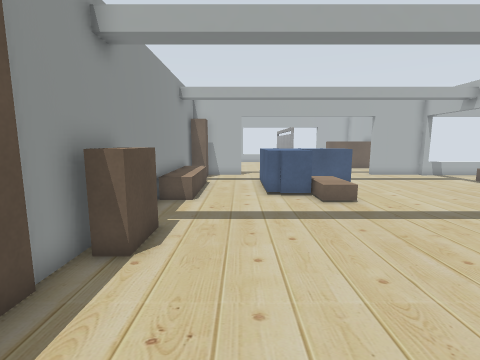
View 1 (above)

18 first-person views from a walk through a Gazebo world. The camera is 1.2 m above the floor, tilts 8° down and sees 85° across. The floor is counted in squares, 0.5 m on a side. Each view is taken from the middle of a square. On the plan, view 1 faces up. The plan holds only what a view shows up to about 17 squares ahead; the rest is blank.

View 2
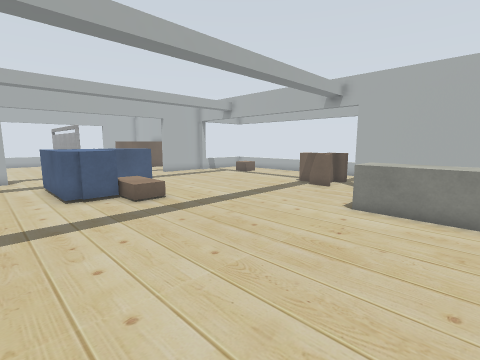

View 3
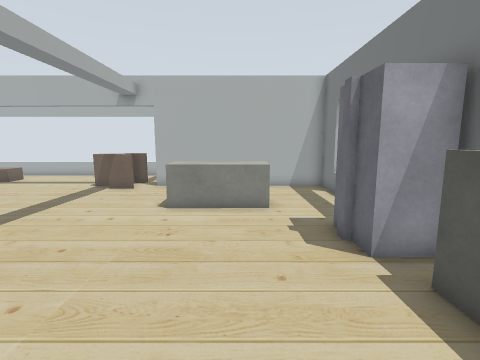

View 4
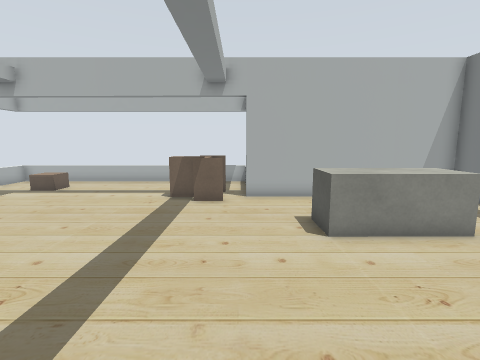

View 5
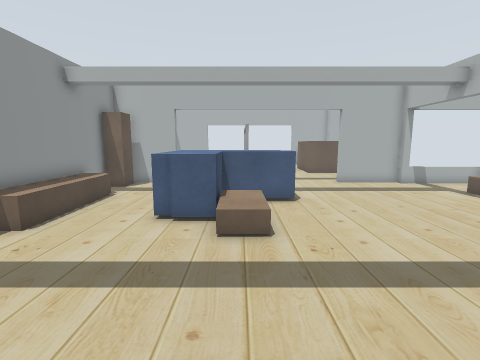

View 6
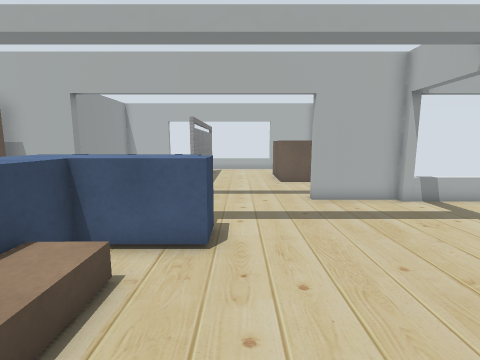

View 7
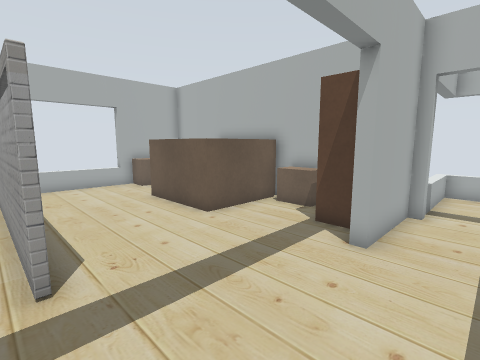

View 8
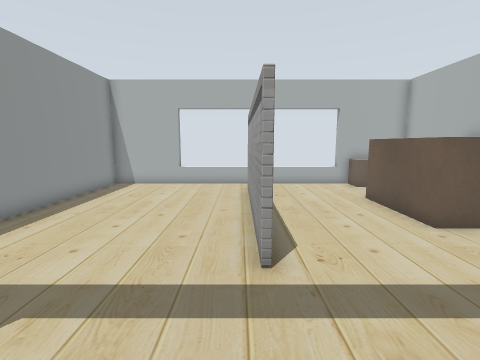

View 9
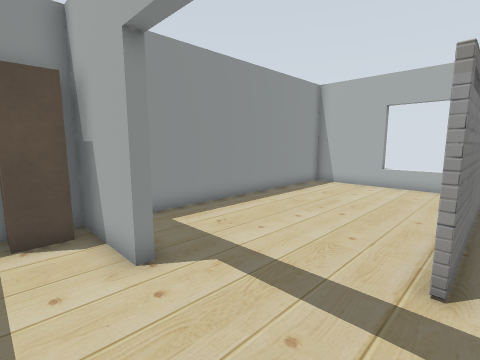

View 10
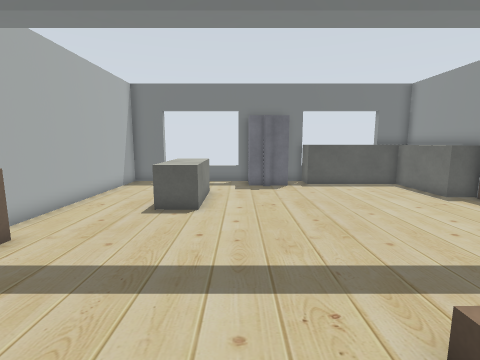

View 11
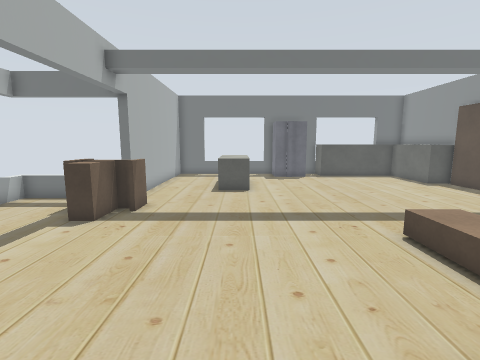

View 12
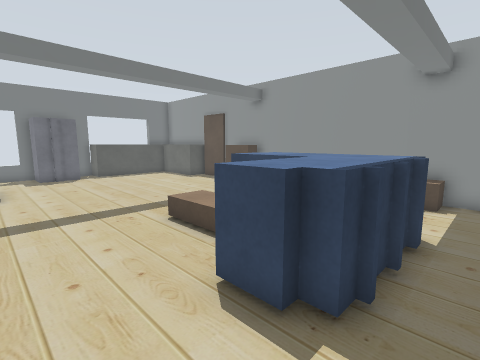

View 13
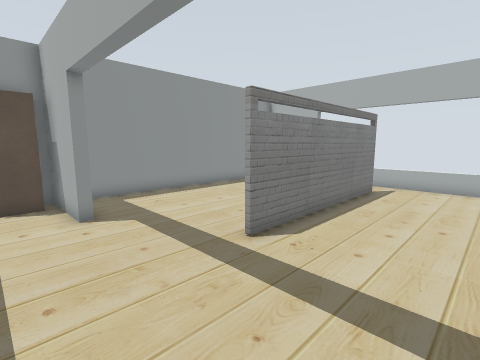

View 14
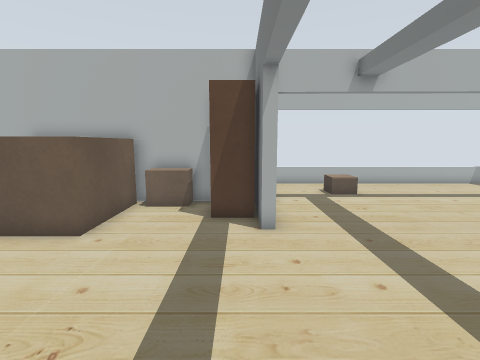

View 15
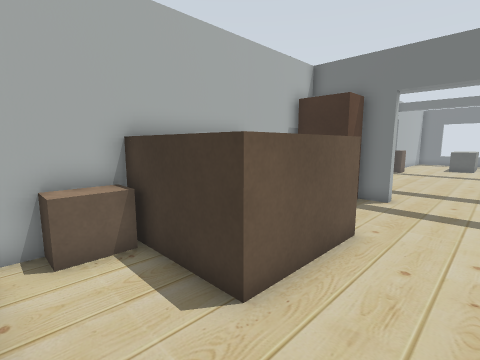

View 16
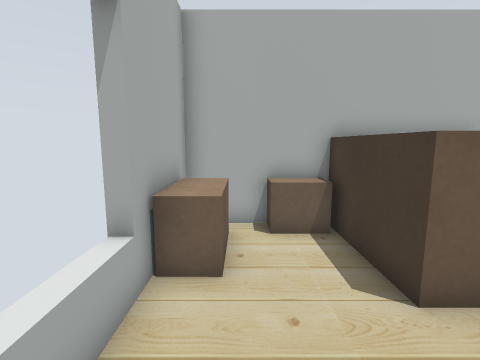

View 17
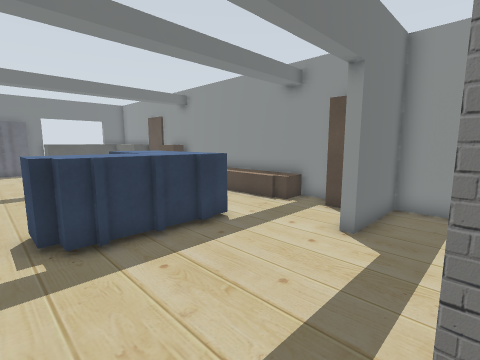

View 18
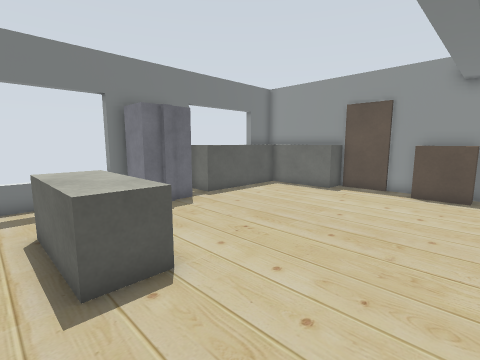

### Floor plan
Points are (right, up) in squares from view 1. A wall is a line through its corners. A room is listed if a view was taken in it or the views show most of it. See-through windows are left out.
Room 1 (views 1, 2, 3, 4, 5, 6, 7, 8, 9, 10, 11, 12, 13, 14, 15, 16, 17, 18)
walls: (5.9, 16.7) (5.9, 16.1) (6.3, 16.1) (6.3, 14.7) (3.3, 14.7); (1.3, 14.6) (1.3, 16.5); (2.5, 16.7) (3.6, 16.7); (13.7, 20) (10.1, 20) (10.1, 20.4) (13.6, 20.4); (0.1, 20.4) (0.1, 20) (-3.5, 20) (-3.5, 4.4); (13.7, 21.5) (13.7, 33.6) (4.5, 33.6); (18.5, 19.6) (13.7, 19.6); (-3.5, 1.7) (-3.5, -3.6) (-1.6, -3.6); (6.4, -3.6) (13.7, -3.6) (13.7, 5.7) (14.1, 5.7); (3, -3.6) (4.6, -3.6); (4.6, 31.6) (4.6, 22.8)
low walls: (16.6, 5.7) (18.5, 5.7) (18.5, 19.6)
ways out: opening at (2.5, 21.2) to room 2; opening at (5, 32.5) to room 2
objects: door leaf (-4, 3) to (-4, 4); kitchen cabinet (-3, -2) to (-2, 1); brown box (-3, 6) to (-3, 7); TV cabinet (-3, 11) to (-2, 15); TV cabinet (-3, 16) to (-2, 16); brown post (-3, 19); kitchen cabinet (-1, -3) to (3, -2); blue box (2, 12) to (3, 12); blue box (2, 13) to (3, 14); blue box (2, 17); brown box (4, 11) to (5, 13); blue post (4, 17); fridge (5, -3) to (6, -3); fridge (5, -2) to (6, -2); blue post (5, 17); grey box (9, 0) to (10, 3); brown box (10, 25) to (13, 29); brown box (11, 33) to (13, 33); wardrobe (12, 21) to (13, 22); brown box (13, 7) to (13, 8); brown box (13, 23) to (13, 25); brown box (13, 30) to (13, 31); brown box (14, 8) to (14, 9); brown box (15, 7) to (15, 8); brown box (15, 16) to (16, 16)
Room 2 (no view inside)
walls: (4.4, 22.8) (4.4, 31.2); (4.5, 33.6) (-3.5, 33.6) (-3.5, 20.4) (0.1, 20.4)
ways out: opening at (2.5, 21.2) to room 1; opening at (5, 32.5) to room 1

Where each view was taken, in squares from view 1:
view 1: 0 up, 0 right, facing up
view 2: 0 up, 1 left, facing up-right
view 3: 1 up, 1 left, facing right
view 4: 6 up, 2 right, facing right
view 5: 4 up, 4 right, facing up
view 6: 9 up, 7 right, facing up
view 7: 18 up, 4 right, facing up-right
view 8: 18 up, 4 right, facing up
view 9: 18 up, 5 right, facing up-left
view 10: 13 up, 7 right, facing down
view 11: 17 up, 9 right, facing down
view 12: 18 up, 9 right, facing down-left
view 13: 18 up, 9 right, facing up-left
view 14: 21 up, 3 right, facing right
view 15: 32 up, 7 right, facing down-right
view 16: 32 up, 6 right, facing right
view 17: 23 up, 7 right, facing down-left
view 18: 8 up, 11 right, facing down-left
